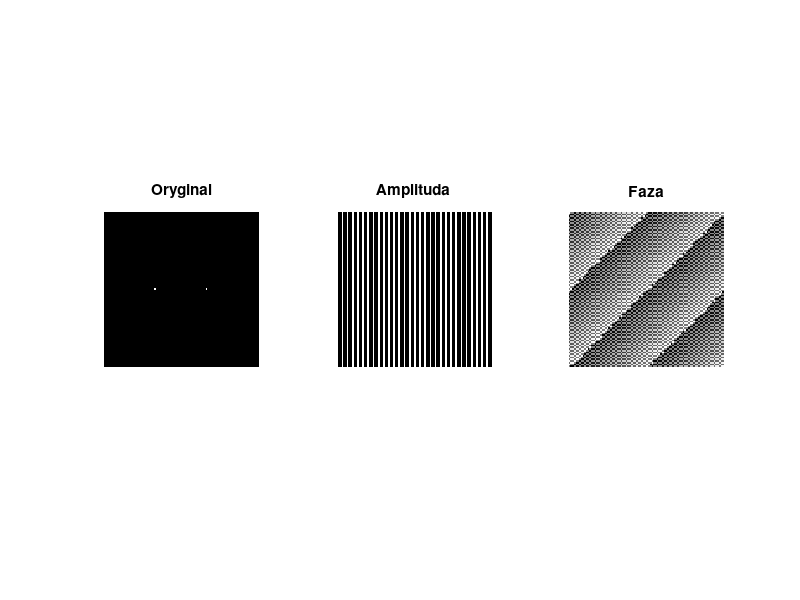

This figure's MATLAB source:
close all;
clear all;


image = zeros(90, 90);

image(45, 30) = 1;
image(45, 60) = 1;

Y = fftshift(fft2(image));


figure
subplot(1, 3, 1)
imshow(image, [])
title('Oryginal')

subplot(1, 3, 2)
A = abs(Y);
A = log10(A+1);
imshow(A, []);
title('Amplituda')

subplot(1, 3, 3)
F = angle(Y.*(A>0.0001));
imshow(F, []);
title('Faza')

